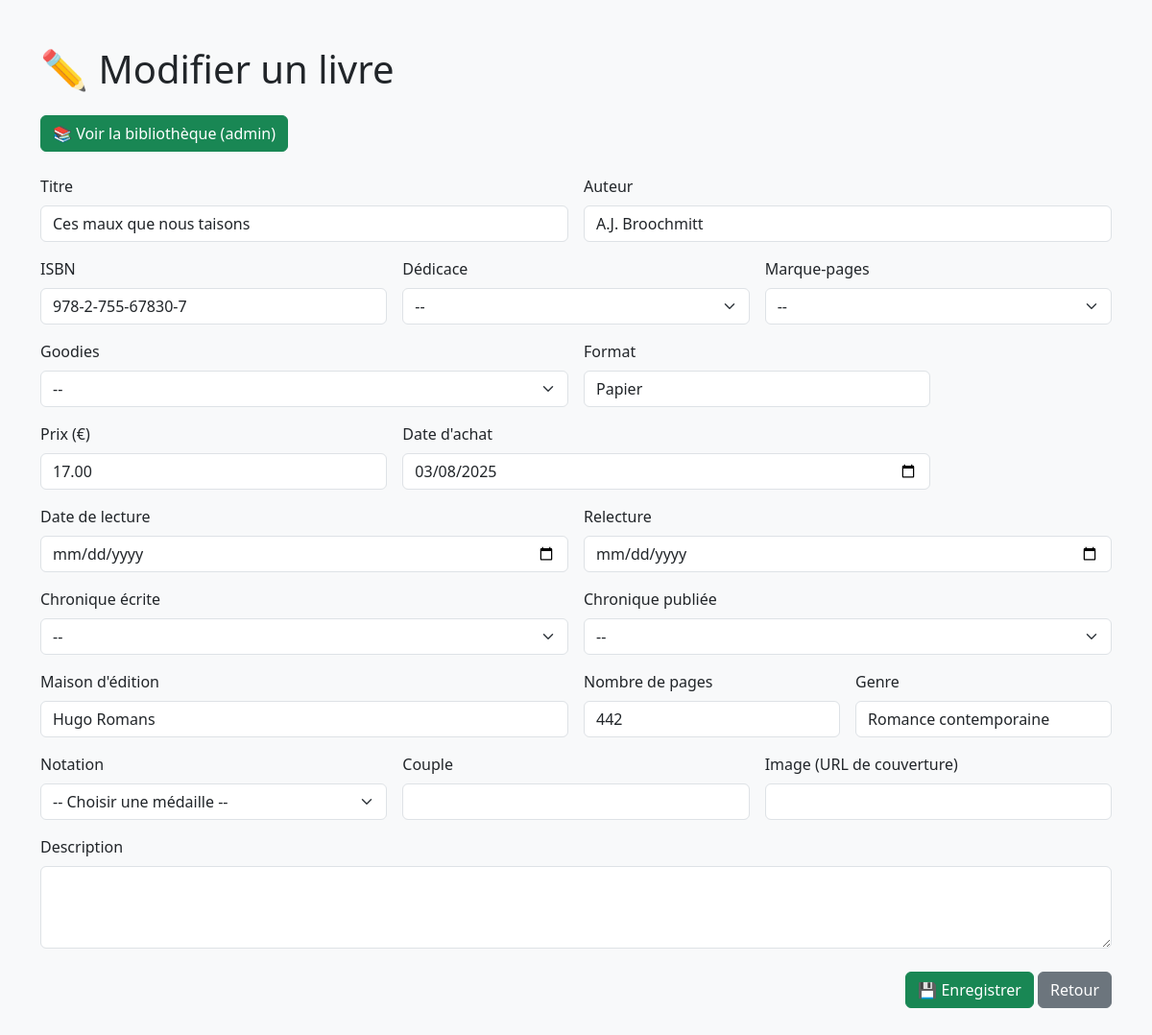
The page /28.06/php/update.php?id=2 on the database its author committed.
### tables this page shows
CREATE TABLE `library` (
  `ID` int(11) NOT NULL,
  `Auteur` varchar(50) NOT NULL,
  `Titre` varchar(62) NOT NULL,
  `Dedicace` varchar(3) NOT NULL,
  `Marquepages` varchar(30) DEFAULT NULL,
  `Goodies` varchar(30) DEFAULT NULL,
  `ISBN` varchar(17) DEFAULT NULL,
  `Format` varchar(14) DEFAULT NULL,
  `Prix` decimal(10,2) DEFAULT NULL,
  `Date_achat` varchar(10) DEFAULT NULL,
  `Date_lecture` date DEFAULT NULL,
  `Relecture` date DEFAULT NULL,
  `Chronique_ecrite` varchar(30) DEFAULT NULL,
  `Chronique_publiee` varchar(30) DEFAULT NULL,
  `Details` varchar(255) DEFAULT NULL,
  `Maison_edition` varchar(39) DEFAULT NULL,
  `Nombre_pages` varchar(4) DEFAULT NULL,
  `Notation` varchar(13) DEFAULT NULL,
  `Genre` varchar(28) DEFAULT NULL,
  `Couverture` varchar(255) DEFAULT NULL,
  `Couple` varchar(37) DEFAULT NULL
);

### 28.06/php/update.php (the view, shortened to what this page needs)
<?php
include 'connexion.php';
$id = $_GET['id'] ?? null;
$stmt = $pdo->prepare("SELECT * FROM library WHERE ID = ?");
$stmt->execute([$id]);
$book = $stmt->fetch(PDO::FETCH_ASSOC);
try {
    $stmt = $pdo->query("SELECT DISTINCT Notation FROM library WHERE Notation IS NOT NULL AND Notation != '' ORDER BY Notation ASC");
    $notations = $stmt->fetchAll(PDO::FETCH_COLUMN);
} catch (PDOException $e) {
    $notations = [];
}
function input($label, $name, $type = 'text', $size = 6) {
    global $book;
    $value = htmlspecialchars($book[$name] ?? '');
    echo "<div class='col-md-$size'>
        <label class='form-label'>$label</label>
        <input type='$type' name='$name' class='form-control' value=\"$value\">
    </div>";
}
function textarea($label, $name, $rows = 3, $size = 12) {
    global $book;
    $value = htmlspecialchars($book[$name] ?? '');
    echo "<div class='col-md-$size'>
        <label class='form-label'>$label</label>
        <textarea name='$name' class='form-control' rows='$rows'>$value</textarea>
    </div>";
}
function selectOuiNon($label, $name, $size = 6) {
    global $book;
    $value = $book[$name] ?? '';
    echo "<div class='col-md-$size'>
        <label class='form-label'>$label</label>
        <select name='$name' class='form-select'>
            <option value=''>--</option>
            <option value='Oui'" . ($value === 'Oui' ? ' selected' : '') . ">Oui</option>
            <option value='Non'" . ($value === 'Non' ? ' selected' : '') . ">Non</option>
        </select>
    </div>";
}
function selectNotation($label, $name, $notations, $size = 6) {
    echo "<div class='col-md-$size'>
        <label class='form-label'>$label</label>
        <select name='$name' class='form-select'>
            <option value=''>-- Choisir une médaille --</option>";
    echo "</select></div>";
}
?>
<!DOCTYPE html>
<html lang="fr">
<head>
    <link href="https://cdn.jsdelivr.net/npm/bootstrap@5.3.6/dist/css/bootstrap.min.css" rel="stylesheet" />
</head>
<body class="bg-light">
<div class="container py-5">
    <h1 class="mb-4">✏️ Modifier un livre</h1>
    <a href="/php/admin_book.php" class="btn btn-success mb-4">📚 Voir la bibliothèque (admin)</a>
    <form method="POST" class="row g-3">
        <?php
        input('Titre', 'Titre');
        selectOuiNon('Dédicace', 'Dedicace', 4);
        selectNotation("Notation", 'Notation', $notations, 4);
        textarea("Description", 'Details');
        ?>
        <div class="col-12 text-end mt-4">
            <button type="submit" class="btn btn-success">💾 Enregistrer</button>
            <a href="admin_book.php" class="btn btn-secondary">Retour</a>
        </div>
    </form>
</div>
</body>
</html>

### rows shown on the page
library: Titre "Ces maux que nous taisons", Auteur "A.J. Broochmitt", ISBN "978-2-755-67830-7", Format "Papier", Prix "17.00", Date_achat "03/08/2025", Maison_edition "Hugo Romans", Nombre_pages "442", Genre "Romance contemporaine"

### other values the page prints
$label "Titre Auteur ISBN Format Prix (€) Date d'achat Date de lecture Relecture Maison d'édition Nombre de pages Genre Couple Image (URL de couverture)"
$label "Dédicace Marque-pages Goodies Chronique écrite Chronique publiée"
$label "Notation"
$label "Description"
